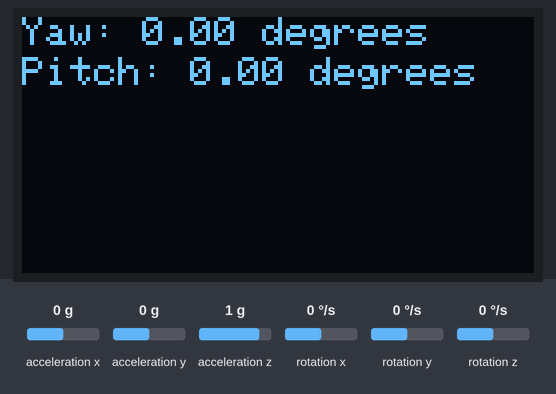
This sketch was run on a simulated Arduino Uno, built with avr-gcc and run on an emulated ATmega328P. On the bench: 128×64 one-colour display. Inputs (shaded band) come from the test bench; at power-on: acceleration x 0 g, acceleration y 0 g, acceleration z 1 g, rotation x 0 °/s, rotation y 0 °/s, rotation z 0 °/s. What the sketch prints to the serial monitor is not drawn.

Above: at 1.2 s.
1.3 s: acceleration x set to -1.4 g
At 2.6 s:
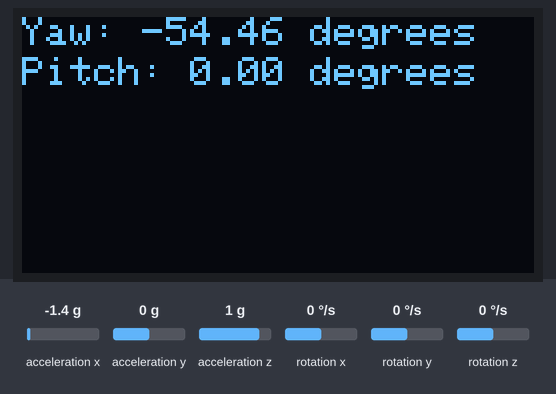
2.9 s: acceleration y set to -1.4 g
At 3.9 s:
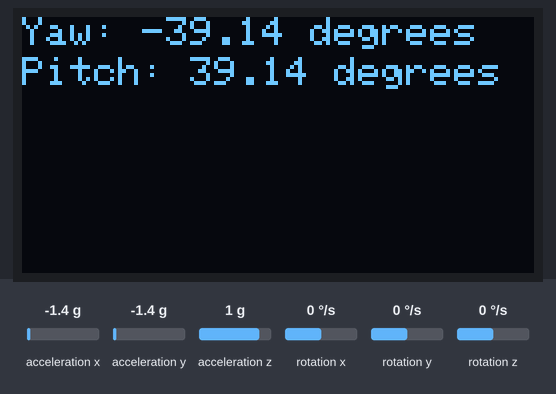
4.5 s: acceleration z set to -1.4 g
At 5.0 s:
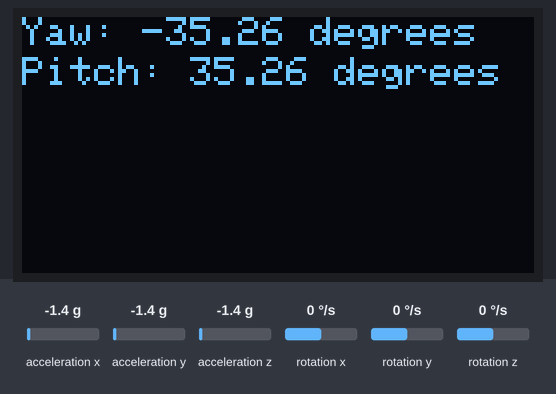
6.0 s: acceleration x set to -0.8 g
At 7.2 s:
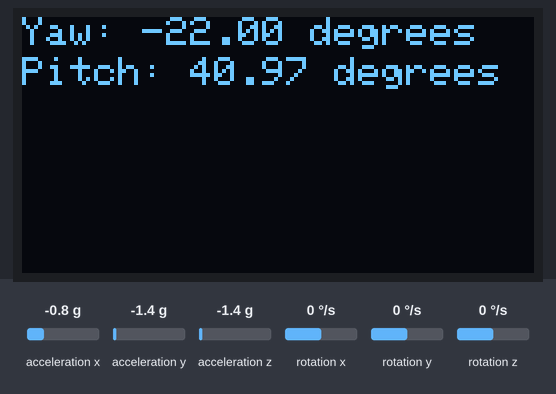
7.5 s: acceleration y set to -0.8 g
At 8.4 s:
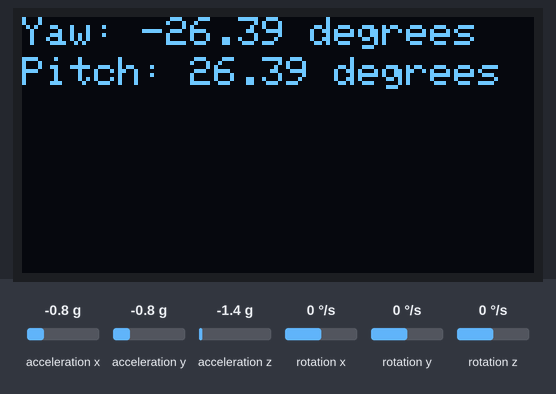
Timing chart, 0 to 10.0 s (numbered marks = the images above; inputs shaded):
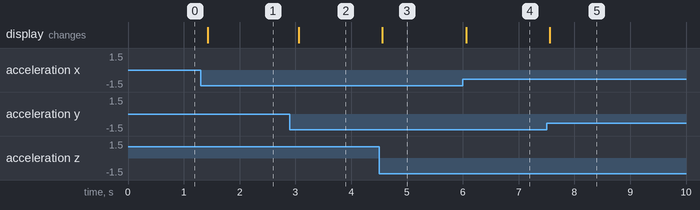

Measured:
- after the input at 1.3 s, the display: changes after 0.13 s (image 1)
- after the input at 2.9 s, the display: changes after 0.16 s (image 2)
- after the input at 4.5 s, the display: changes after 0.06 s (image 3)
- after the input at 6.0 s, the display: changes after 0.06 s (image 4)
- after the input at 7.5 s, the display: changes after 0.06 s (image 5)

The sketch:

gyro_display.ino
```cpp
#include <Wire.h>
#include <MPU6050.h>
#include <Adafruit_GFX.h>
#include <Adafruit_SSD1306.h>

#define SCREEN_WIDTH 128
#define SCREEN_HEIGHT 64

#define OLED_RESET -1
Adafruit_SSD1306 display(SCREEN_WIDTH, SCREEN_HEIGHT, &Wire, OLED_RESET);

MPU6050 mpu;

void setup() {
  Serial.begin(9600);
  Wire.begin();

  // Initialize display
  if (!display.begin(SSD1306_SWITCHCAPVCC, 0x3C)) {
    Serial.println(F("SSD1306 allocation failed"));
    for (;;);
  }

  display.clearDisplay();
  display.setTextColor(SSD1306_WHITE);

  // Initialize MPU6050 sensor
  while (!mpu.begin(MPU6050_SCALE_2000DPS, MPU6050_RANGE_2G))
  {
    Serial.println("Could not find a valid MPU6050 sensor, check wiring!");
    delay(500);
  }

  // Calibrate gyro
  mpu.calibrateGyro();
}

void loop() {
  // Read accelerometer and gyroscope data
  Vector rawAccel = mpu.readRawAccel();
  Vector rawGyro = mpu.readNormalizeGyro();

  // Calculate pitch
  float pitch = atan2(-rawAccel.YAxis, sqrt(rawAccel.XAxis * rawAccel.XAxis + rawAccel.ZAxis * rawAccel.ZAxis)) * 180 / PI;

  // Calculate yaw
  float yaw = atan2(rawAccel.XAxis, sqrt(rawAccel.YAxis * rawAccel.YAxis + rawAccel.ZAxis * rawAccel.ZAxis)) * 180 / PI;

  // Clear previous values on the display
  display.clearDisplay();

  // Print yaw and pitch values on the display
  display.setTextSize(1);
  display.setCursor(0, 0);
  display.print("Yaw: ");
  display.print(yaw);
  display.println(" degrees");

  display.setCursor(0, 10);
  display.print("Pitch: ");
  display.print(pitch);
  display.println(" degrees");

  // Display the updated information
  display.display();

  // Print yaw and pitch values on serial monitor
  Serial.print("Yaw: ");
  Serial.print(yaw);
  Serial.print(" degrees, Pitch: ");
  Serial.print(pitch);
  Serial.println(" degrees");

  delay(100); // Adjust delay as needed
}
```
